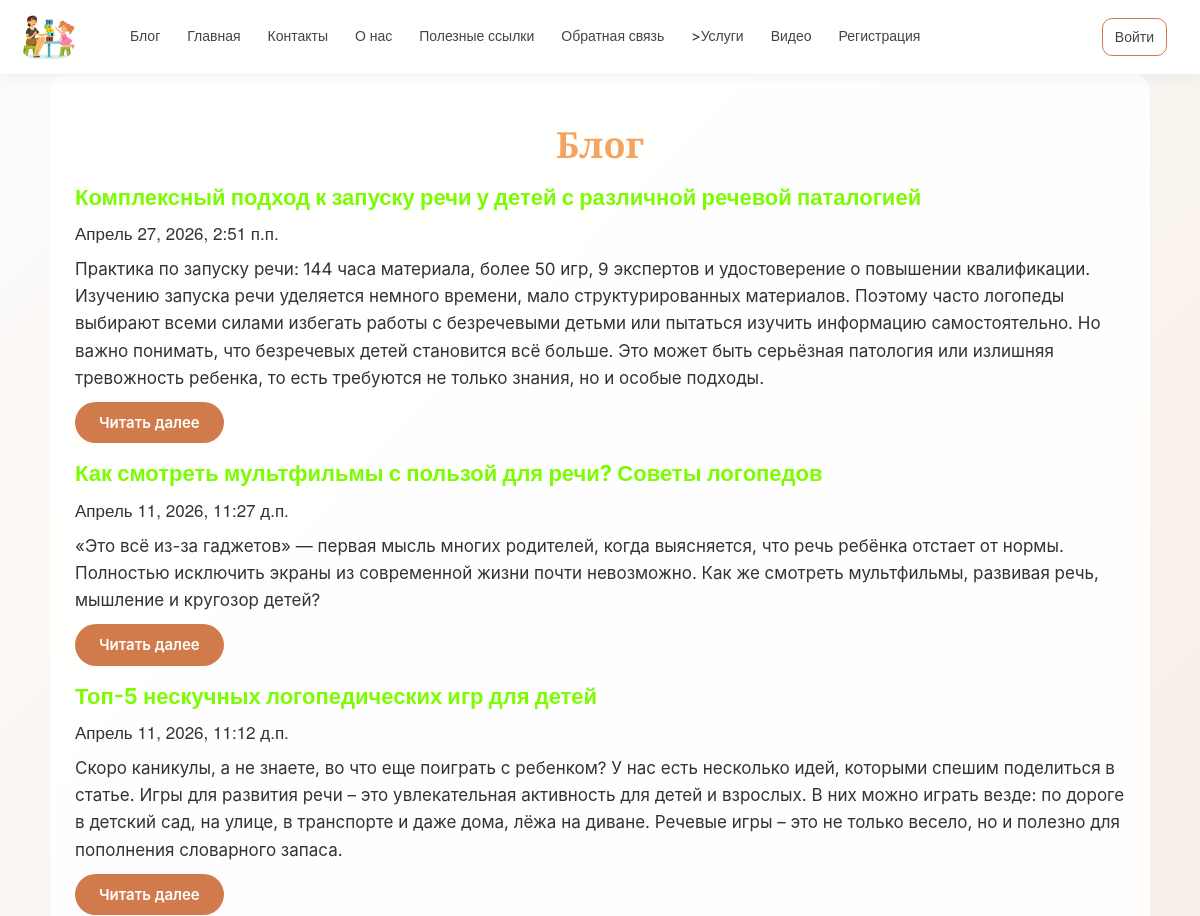
The page /blog/ (upper part) on the database as committed earlier.
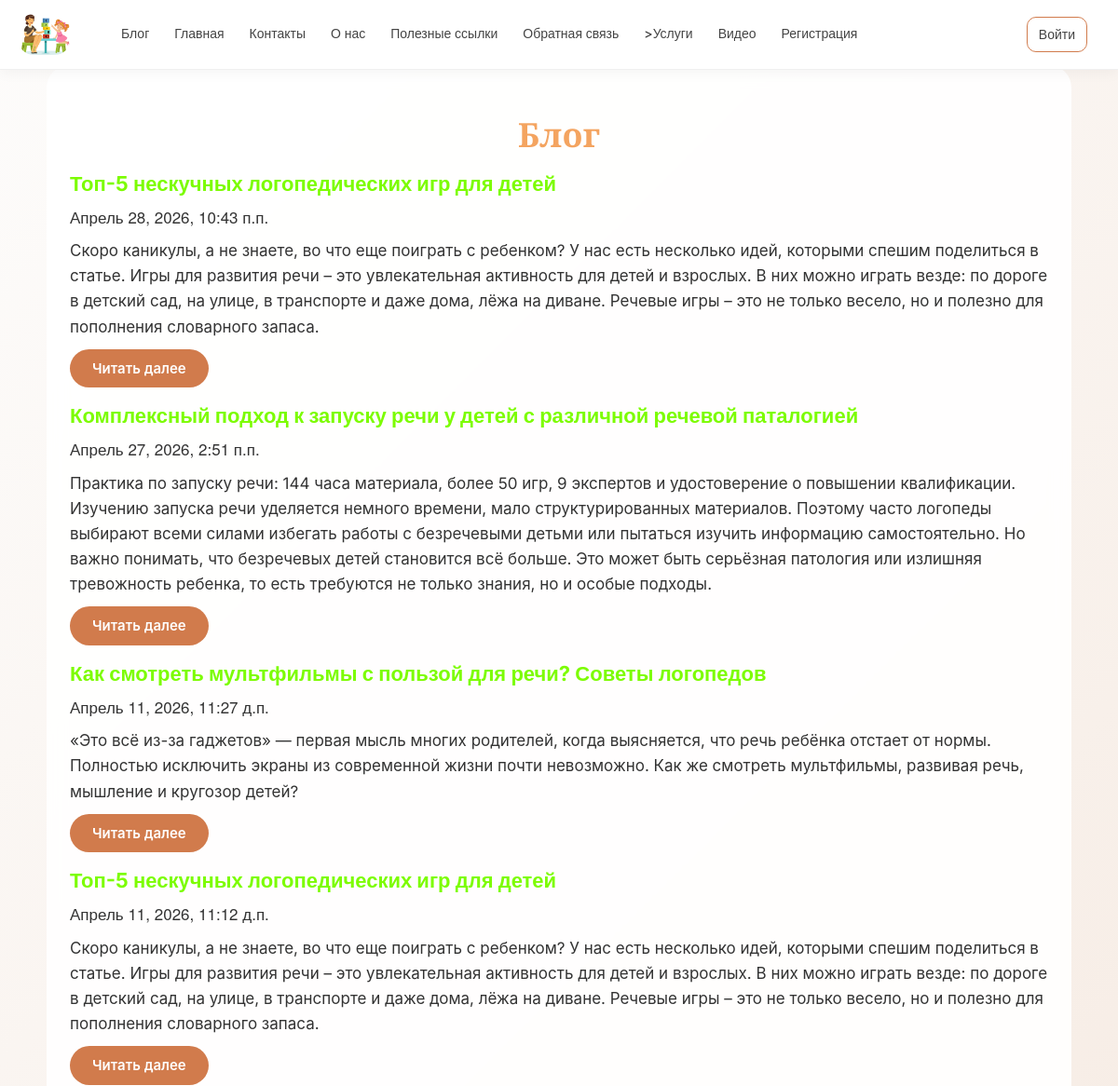
The same page on the database as committed later.
### app/models.py (models this page shows, shortened)
class Blog(models.Model):
    title = models.CharField(max_length=100, unique_for_date = "posted", verbose_name="Заголовок")
    description = models.TextField(verbose_name="Краткое содержание")
    content = models.TextField(verbose_name="Полное содержание")
    posted = models.DateTimeField(default=datetime.now, db_index = True, verbose_name= "Опубликована")
    author = models.ForeignKey(User, null = True, blank = True, on_delete = models.SET_NULL, verbose_name="Автор")
    image = models.FileField(default = 'temp.jpg', verbose_name = "Путь к картинке")
    class Meta:
        db_table = "Posts"
        ordering = ["-posted"]
        verbose_name = "статья блога"
        verbose_name_plural = "cтатья блога"

### app/views.py (the view)
# urls.py: path('blog/', views.blog, name='blog'),
def blog(request):
    assert isinstance(request, HttpRequest)
    posts = Blog.objects.all()
    return render(
        request,
            'app/blog.html',
            {
                'title':'Блог',
                'posts': posts,
                'year': datetime.now().year,
            }
        )

### app/templates/app/blog.html
{% extends "app/layout.html" %}
{% load staticfiles %}
{% block content %}
<link rel="stylesheet" type="text/css" href="{% static 'app/content/bootstrap.min.css' %}" />
<link rel="stylesheet" type="text/css" href="{% static 'app/content/site.css' %}" />
<h2 class="title">{{ title }}</h2>
{% for post in posts %}
<div class="">
    <h2 class="subtitle"> {{post.title}} </h2>
    <h4 class="description"> {{post.posted}} </h4>
    <p class="description"> {{post.description}} </p>
    <a class="btn btn-primary" href="{% url 'blogpost' parametr=post.id %}"> Читать далее </a>
</div>
{% endfor %}
{% endblock %}

Rows that differ between the two databases and show on the page:
added Blog: title "Топ-5 нескучных логопедических игр для детей", posted "Апрель 28, 2026, 10:43 п.п.", description "Скоро каникулы, а не знаете, во что еще поиграть с ребенком? У нас есть несколько идей, которыми спешим поделиться в статье. Игры для развития речи – это увлекательная активность для детей и взрослых. В них можно играть везде: по дороге в детский сад, на улице, в транспорте и даже дома, лёжа на диване. Речевые игры – это не только весело, но и полезно для пополнения словарного запаса."
